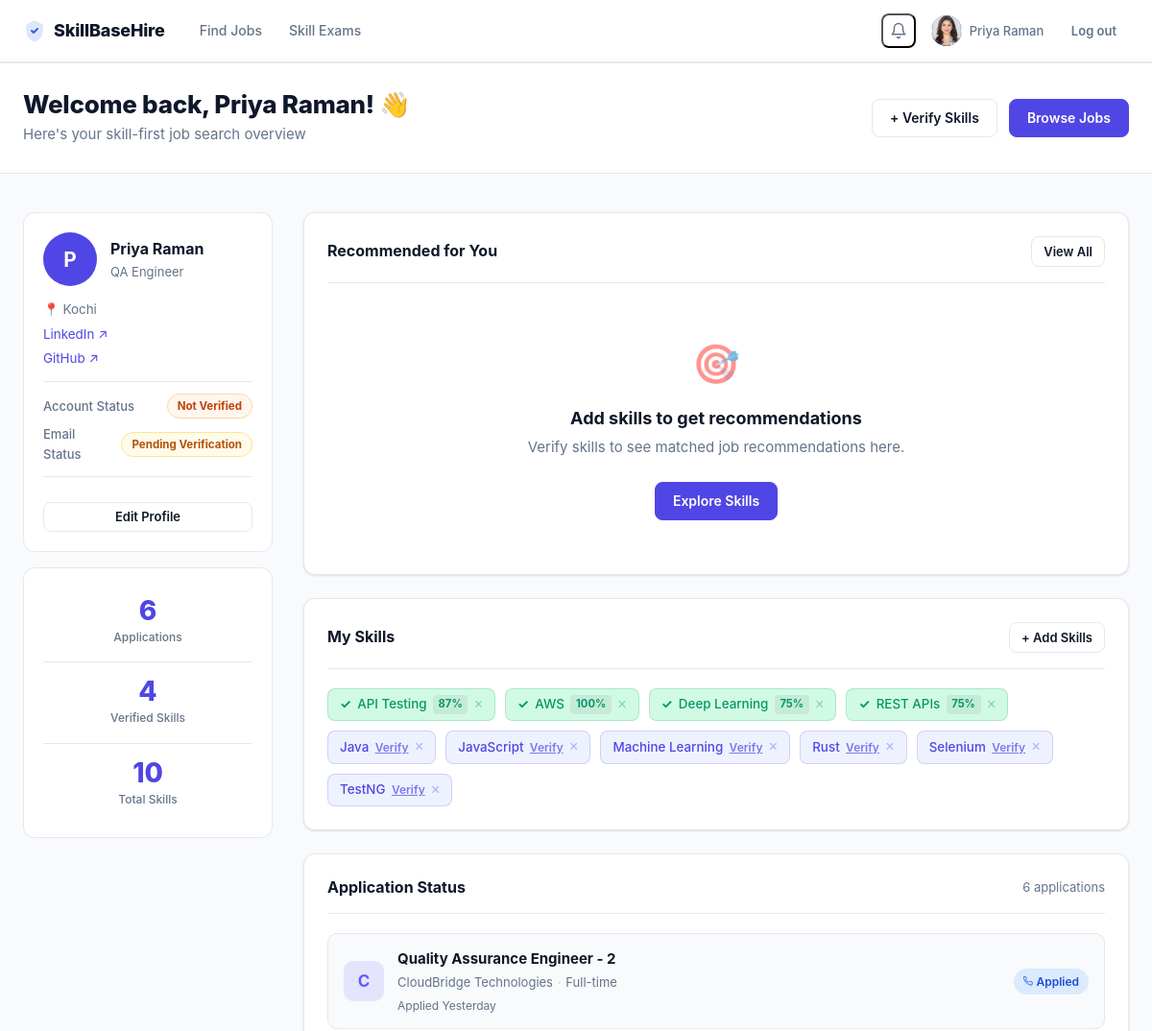
/candidate/dashboard (signed in, upper part), run on an earlier commit of the app's database.
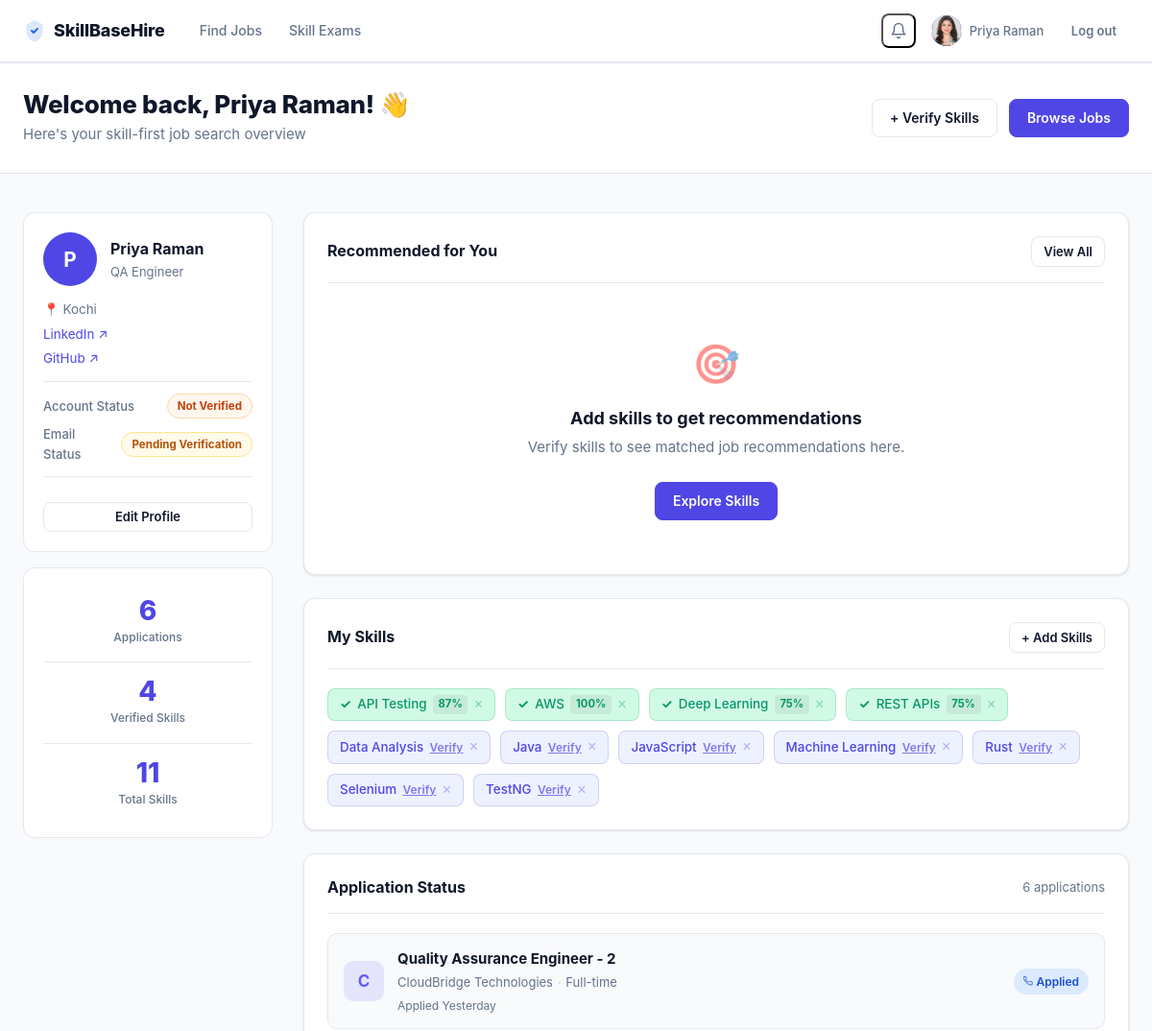
And on a later commit of the database.
### tables this page shows
CREATE TABLE user_skills (
                id INTEGER PRIMARY KEY AUTOINCREMENT,
                user_id INTEGER NOT NULL,
                skill_id INTEGER NOT NULL,
                verified INTEGER DEFAULT 0,
                score INTEGER DEFAULT 0,
                added_at TIMESTAMP DEFAULT CURRENT_TIMESTAMP, correct_answers INTEGER, time_taken_secs INTEGER,
                UNIQUE(user_id, skill_id),
                FOREIGN KEY (user_id) REFERENCES users(id),
                FOREIGN KEY (skill_id) REFERENCES skills(id)
            );

CREATE TABLE skills (
                id INTEGER PRIMARY KEY AUTOINCREMENT,
                name TEXT UNIQUE NOT NULL,
                category TEXT NOT NULL,
                description TEXT DEFAULT ''
            );

CREATE TABLE applications (
                id INTEGER PRIMARY KEY AUTOINCREMENT,
                job_id INTEGER NOT NULL,
                candidate_id INTEGER NOT NULL,
                status TEXT DEFAULT 'applied',
                cover_letter TEXT DEFAULT '',
                applied_at TIMESTAMP DEFAULT CURRENT_TIMESTAMP, updated_at TIMESTAMP,
                UNIQUE(job_id, candidate_id),
                FOREIGN KEY (job_id) REFERENCES jobs(id),
                FOREIGN KEY (candidate_id) REFERENCES users(id)
            );

CREATE TABLE recruiter_profiles (
                id INTEGER PRIMARY KEY AUTOINCREMENT,
                user_id INTEGER UNIQUE NOT NULL,
                company TEXT NOT NULL,
                company_bio TEXT DEFAULT '',
                website TEXT DEFAULT '', phone TEXT DEFAULT '', job_title TEXT DEFAULT '', company_size TEXT DEFAULT '', industry TEXT DEFAULT '', company_location TEXT DEFAULT '', profile_photo TEXT,
                FOREIGN KEY (user_id) REFERENCES users(id)
            );

CREATE TABLE jobs (
                id INTEGER PRIMARY KEY AUTOINCREMENT,
                recruiter_id INTEGER NOT NULL,
                title TEXT NOT NULL,
                company TEXT NOT NULL,
                location TEXT NOT NULL,
                job_type TEXT NOT NULL DEFAULT 'Full-time',
                description TEXT NOT NULL,
                requirements TEXT DEFAULT '',
                salary_min INTEGER DEFAULT 0,
                salary_max INTEGER DEFAULT 0,
                active INTEGER DEFAULT 1,
                created_at TIMESTAMP DEFAULT CURRENT_TIMESTAMP, skill_test_mandatory INTEGER DEFAULT 0,
                FOREIGN KEY (recruiter_id) REFERENCES users(id)
            );

### app.py (the view)
@app.route('/candidate/dashboard')
@candidate_required
def candidate_dashboard():
    db = get_db()
    profile = db.execute('SELECT * FROM candidate_profiles WHERE user_id=?',
                         [session['user_id']]).fetchone()
    my_skills = db.execute('''
        SELECT s.*, us.verified, us.score, us.added_at
        FROM user_skills us JOIN skills s ON us.skill_id = s.id
        WHERE us.user_id=? ORDER BY us.verified DESC, s.name
    ''', [session['user_id']]).fetchall()
    applications = db.execute('''
        SELECT a.*, j.title, j.location, j.job_type, j.recruiter_id,
               rp.company AS company_name
        FROM applications a JOIN jobs j ON a.job_id = j.id
        JOIN recruiter_profiles rp ON j.recruiter_id = rp.user_id
        WHERE a.candidate_id=? ORDER BY a.applied_at DESC
    ''', [session['user_id']]).fetchall()
    recommended = db.execute('''
        SELECT j.*, rp.company AS company_name,
               (SELECT COUNT(*) FROM job_skills js
                JOIN user_skills us ON js.skill_id=us.skill_id
                WHERE js.job_id=j.id AND us.user_id=?) AS skill_match
        FROM jobs j JOIN recruiter_profiles rp ON j.recruiter_id=rp.user_id
        WHERE j.active=1
          AND j.id NOT IN (SELECT job_id FROM applications WHERE candidate_id=?)
        ORDER BY skill_match DESC, j.created_at DESC LIMIT 5
    ''', [session['user_id'], session['user_id']]).fetchall()
    return render_template('candidate_dashboard.html',
                           user=get_current_user(), profile=profile,
                           my_skills=my_skills, applications=applications,
                           recommended=recommended)

### app.py (called while the page is built)
def get_db():
    db = getattr(g, '_database', None)
    if db is None:
        db = g._database = sqlite3.connect(DATABASE)
        db.row_factory = sqlite3.Row
    return db

@app.teardown_appcontext
def close_connection(_exception):
    db = getattr(g, '_database', None)
    if db is not None:
        db.close()

@app.after_request
def set_security_headers(response):
    response.headers['X-Content-Type-Options'] = 'nosniff'
    response.headers['X-Frame-Options'] = 'SAMEORIGIN'
    response.headers['X-XSS-Protection'] = '1; mode=block'
    response.headers['Referrer-Policy'] = 'strict-origin-when-cross-origin'
    response.headers['Permissions-Policy'] = 'geolocation=(), microphone=(), camera=()'
    if os.environ.get('FLASK_ENV') == 'production':
        response.headers['Strict-Transport-Security'] = 'max-age=31536000; includeSubDomains'
    return response

def get_current_user():
    if 'user_id' not in session:
        return None
    return get_db().execute('SELECT * FROM users WHERE id = ?', [session['user_id']]).fetchone()

### templates/candidate_dashboard.html (shortened to what the changed rows need)
{% extends "base.html" %}
{% block content %}
<div class="page-header">
  <div class="container page-header-inner">
    <div>
      <h1>Welcome back, {{ user.name }}! 👋</h1>
    </div>
  </div>
</div>
<div class="container dashboard-layout">
  <aside class="sidebar">
    <div class="sidebar-card">
      <div class="sidebar-stat">
        <div class="sidebar-stat-num">{{ my_skills | length }}</div>
        <div class="sidebar-stat-label">Total Skills</div>
      </div>
    </div>
  </aside>
  <div class="dashboard-main">
    <div class="card">
      <div class="card-header">
        <h2 class="card-title">Recommended for You</h2>
      </div>
    </div>
    <div class="card">
      <div class="card-header">
        <h2 class="card-title">My Skills</h2>
      </div>
      {% if my_skills %}
        <div class="skills-chips">
          {% for skill in my_skills %}
            <div class="skill-chip {{ 'skill-chip-verified' if skill.verified else '' }}">
              {% if skill.verified %}
                <span class="verified-icon">✓</span>
              {% endif %}
              {{ skill.name }}
              {% if skill.verified %}
                <span class="skill-score">{{ skill.score }}%</span>
              {% else %}
                <a href="{{ url_for('exam_instructions', skill_id=skill.id) }}" class="verify-link" title="Take skill test to verify">Verify</a>
              {% endif %}
              <form action="{{ url_for('remove_skill', skill_id=skill.id) }}" method="post" style="display:inline" onsubmit="return confirm('Remove {{ skill.name }}?')">
                <button type="submit" class="remove-skill-btn" title="Remove">×</button>
              </form>
            </div>
          {% endfor %}
        </div>
      {% else %}
        <div class="empty-state" style="padding:1.5rem">
          <p style="margin:0 0 1rem;color:var(--text-muted)">No skills added yet. Add and verify skills to stand out.</p>
          <a href="{{ url_for('skills_page') }}" class="btn btn-primary btn-sm">Add Skills</a>
        </div>
      {% endif %}
    </div>
    <div class="card">
      <div class="card-header">
        <h2 class="card-title">Application Status</h2>
      </div>
      {% if applications %}
        <div class="asc-list">
          {% set mark_colors = ['#635BFF','#FF5C35','#3B82F6','#10B981','#F59E0B','#8B5CF6','#0EA5E9','#EF4444'] %}
          {% for app in applications %}
            {% set mc = mark_colors[loop.index0 % mark_colors | length] %}
            <div class="asc-card">
              <div class="asc-mark" style="background:{{ mc }}22;color:{{ mc }}">
                {{ app.company_name[0].upper() }}
              </div>
              <div class="asc-info">
                <div class="asc-job-title">{{ app.title }}</div>
                <div class="asc-company">
                  <a href="{{ url_for('recruiter_detail', recruiter_id=app.recruiter_id) }}" class="profile-name-link">{{ app.company_name }}</a>
                  <span style="opacity:.35">·</span>{{ app.job_type }}
                </div>
                <div class="asc-dates">
                  <span>Applied {{ app.applied_at | timeago }}</span>
                </div>
              </div>
              <div class="asc-right">
                <span class="app-status status-{{ app.status }}">
                  {{ app.status | capitalize }}
                </span>
              </div>
            </div>
          {% endfor %}
        </div>
      {% endif %}
    </div>
  </div>
</div>
{% endblock %}

What changed in the data, as far as the page shows it:
added user_skills: name "Data Analysis"
Also different on the page:
{{ my_skills | length }}: "10" → "11"
